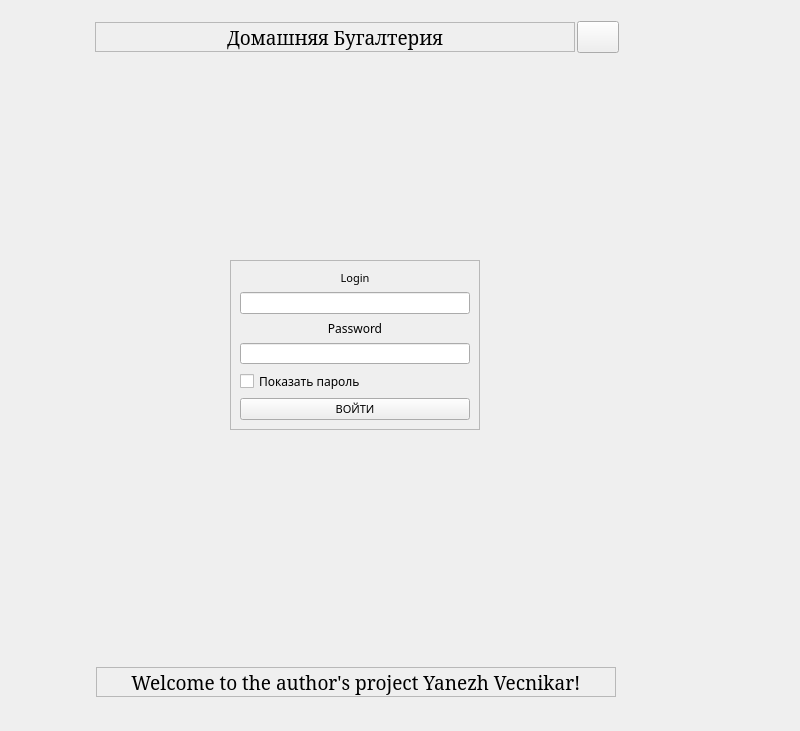
<?xml version="1.0" encoding="UTF-8"?>
<ui version="4.0">
 <class>MainWindow</class>
 <widget class="QMainWindow" name="MainWindow">
  <property name="geometry">
   <rect>
    <x>0</x>
    <y>0</y>
    <width>800</width>
    <height>731</height>
   </rect>
  </property>
  <property name="windowTitle">
   <string>MainWindow</string>
  </property>
  <widget class="QWidget" name="centralwidget">
   <widget class="QFrame" name="app_ui">
    <property name="geometry">
     <rect>
      <x>80</x>
      <y>10</y>
      <width>550</width>
      <height>700</height>
     </rect>
    </property>
    <property name="styleSheet">
     <string notr="true">QFrame#app_ui{
	border-image: url(:/image/image/droblex.png);
	border-radius: 18px;
	border-color: rgb(255, 255, 127);
}</string>
    </property>
    <property name="frameShape">
     <enum>QFrame::Shape::StyledPanel</enum>
    </property>
    <property name="frameShadow">
     <enum>QFrame::Shadow::Raised</enum>
    </property>
    <widget class="QLabel" name="label_3">
     <property name="geometry">
      <rect>
       <x>16</x>
       <y>657</y>
       <width>520</width>
       <height>30</height>
      </rect>
     </property>
     <property name="font">
      <font>
       <family>SimSun</family>
       <pointsize>14</pointsize>
       <bold>false</bold>
      </font>
     </property>
     <property name="frameShape">
      <enum>QFrame::Shape::StyledPanel</enum>
     </property>
     <property name="frameShadow">
      <enum>QFrame::Shadow::Raised</enum>
     </property>
     <property name="text">
      <string>Welcome to the author's project Yanezh Vecnikar!</string>
     </property>
     <property name="textFormat">
      <enum>Qt::TextFormat::PlainText</enum>
     </property>
     <property name="alignment">
      <set>Qt::AlignmentFlag::AlignCenter</set>
     </property>
    </widget>
    <widget class="QFrame" name="frame">
     <property name="geometry">
      <rect>
       <x>150</x>
       <y>250</y>
       <width>250</width>
       <height>170</height>
      </rect>
     </property>
     <property name="frameShape">
      <enum>QFrame::Shape::StyledPanel</enum>
     </property>
     <property name="frameShadow">
      <enum>QFrame::Shadow::Raised</enum>
     </property>
     <layout class="QVBoxLayout" name="verticalLayout">
      <item>
       <widget class="QLabel" name="label">
        <property name="font">
         <font>
          <family>Sitka</family>
          <pointsize>8</pointsize>
         </font>
        </property>
        <property name="text">
         <string>Login</string>
        </property>
        <property name="alignment">
         <set>Qt::AlignmentFlag::AlignCenter</set>
        </property>
       </widget>
      </item>
      <item>
       <widget class="QLineEdit" name="linelogin">
        <property name="font">
         <font>
          <pointsize>8</pointsize>
         </font>
        </property>
        <property name="alignment">
         <set>Qt::AlignmentFlag::AlignCenter</set>
        </property>
       </widget>
      </item>
      <item>
       <widget class="QLabel" name="label_2">
        <property name="font">
         <font>
          <family>Sitka</family>
         </font>
        </property>
        <property name="text">
         <string>Password</string>
        </property>
        <property name="alignment">
         <set>Qt::AlignmentFlag::AlignCenter</set>
        </property>
       </widget>
      </item>
      <item>
       <widget class="QLineEdit" name="linepass">
        <property name="font">
         <font>
          <pointsize>8</pointsize>
         </font>
        </property>
        <property name="alignment">
         <set>Qt::AlignmentFlag::AlignCenter</set>
        </property>
       </widget>
      </item>
      <item>
       <widget class="QCheckBox" name="checkBox">
        <property name="font">
         <font>
          <family>Sitka</family>
         </font>
        </property>
        <property name="text">
         <string>Показать пароль</string>
        </property>
       </widget>
      </item>
      <item>
       <widget class="QPushButton" name="pushLogin">
        <property name="font">
         <font>
          <family>Sitka</family>
          <pointsize>8</pointsize>
         </font>
        </property>
        <property name="text">
         <string>ВОЙТИ</string>
        </property>
       </widget>
      </item>
     </layout>
    </widget>
    <widget class="QLabel" name="label_4">
     <property name="geometry">
      <rect>
       <x>15</x>
       <y>12</y>
       <width>480</width>
       <height>30</height>
      </rect>
     </property>
     <property name="font">
      <font>
       <family>SimSun</family>
       <pointsize>14</pointsize>
       <bold>false</bold>
      </font>
     </property>
     <property name="frameShape">
      <enum>QFrame::Shape::StyledPanel</enum>
     </property>
     <property name="frameShadow">
      <enum>QFrame::Shadow::Raised</enum>
     </property>
     <property name="text">
      <string>Домашняя Бугалтерия</string>
     </property>
     <property name="textFormat">
      <enum>Qt::TextFormat::PlainText</enum>
     </property>
     <property name="alignment">
      <set>Qt::AlignmentFlag::AlignCenter</set>
     </property>
    </widget>
    <widget class="QPushButton" name="btnClose">
     <property name="geometry">
      <rect>
       <x>497</x>
       <y>11</y>
       <width>42</width>
       <height>32</height>
      </rect>
     </property>
     <property name="text">
      <string/>
     </property>
     <property name="icon">
      <iconset theme="window-close"/>
     </property>
    </widget>
   </widget>
  </widget>
 </widget>
 <resources>
  <include location="style.qrc"/>
 </resources>
 <connections/>
</ui>
